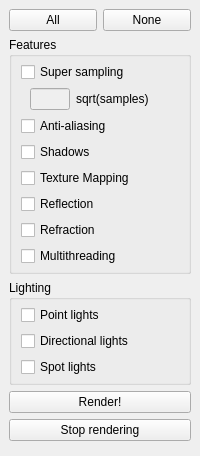
  <widget class="QDockWidget" name="rayDock">
   <property name="windowTitle">
    <string>Ray</string>
   </property>
   <attribute name="dockWidgetArea">
    <number>1</number>
   </attribute>
   <widget class="QWidget" name="rayDockContents">
    <layout class="QVBoxLayout" name="verticalLayout_4">
     <item>
      <widget class="QWidget" name="rayAllOrNone" native="true">
       <layout class="QHBoxLayout" name="horizontalLayout">
        <property name="leftMargin">
         <number>0</number>
        </property>
        <property name="topMargin">
         <number>0</number>
        </property>
        <property name="rightMargin">
         <number>0</number>
        </property>
        <property name="bottomMargin">
         <number>0</number>
        </property>
        <item>
         <widget class="QPushButton" name="rayAllButton">
          <property name="text">
           <string>All</string>
          </property>
         </widget>
        </item>
        <item>
         <widget class="QPushButton" name="rayNoneButton">
          <property name="text">
           <string>None</string>
          </property>
         </widget>
        </item>
       </layout>
      </widget>
     </item>
     <item>
      <widget class="QGroupBox" name="rayFeatures">
       <property name="title">
        <string>Features</string>
       </property>
       <layout class="QVBoxLayout" name="verticalLayout_11">
        <property name="topMargin">
         <number>5</number>
        </property>
        <property name="bottomMargin">
         <number>5</number>
        </property>
        <item>
         <widget class="QCheckBox" name="raySuperSamping">
          <property name="text">
           <string>Super sampling</string>
          </property>
         </widget>
        </item>
        <item>
         <widget class="QWidget" name="raySuperSamples" native="true">
          <property name="sizePolicy">
           <sizepolicy hsizetype="Preferred" vsizetype="Preferred">
            <horstretch>0</horstretch>
            <verstretch>0</verstretch>
           </sizepolicy>
          </property>
          <layout class="QGridLayout" name="gridLayout_7">
           <property name="topMargin">
            <number>0</number>
           </property>
           <property name="bottomMargin">
            <number>0</number>
           </property>
           <property name="horizontalSpacing">
            <number>6</number>
           </property>
           <item row="1" column="1">
            <widget class="QLabel" name="raySuperSamplesLabel">
             <property name="sizePolicy">
              <sizepolicy hsizetype="Preferred" vsizetype="Preferred">
               <horstretch>0</horstretch>
               <verstretch>0</verstretch>
              </sizepolicy>
             </property>
             <property name="text">
              <string>sqrt(samples)</string>
             </property>
            </widget>
           </item>
           <item row="1" column="0">
            <widget class="QLineEdit" name="raySuperSamplesTextbox">
             <property name="enabled">
              <bool>false</bool>
             </property>
             <property name="sizePolicy">
              <sizepolicy hsizetype="Expanding" vsizetype="Fixed">
               <horstretch>0</horstretch>
               <verstretch>0</verstretch>
              </sizepolicy>
             </property>
             <property name="minimumSize">
              <size>
               <width>40</width>
               <height>0</height>
              </size>
             </property>
             <property name="maximumSize">
              <size>
               <width>40</width>
               <height>16777215</height>
              </size>
             </property>
             <property name="text">
              <string/>
             </property>
            </widget>
           </item>
          </layout>
         </widget>
        </item>
        <item>
         <widget class="QCheckBox" name="rayAntiAliasing">
          <property name="text">
           <string>Anti-aliasing</string>
          </property>
         </widget>
        </item>
        <item>
         <widget class="QCheckBox" name="rayShadows">
          <property name="text">
           <string>Shadows</string>
          </property>
         </widget>
        </item>
        <item>
         <widget class="QCheckBox" name="rayTextureMapping">
          <property name="text">
           <string>Texture Mapping</string>
          </property>
         </widget>
        </item>
        <item>
         <widget class="QCheckBox" name="rayReflection">
          <property name="text">
           <string>Reflection</string>
          </property>
         </widget>
        </item>
        <item>
         <widget class="QCheckBox" name="rayRefraction">
          <property name="text">
           <string>Refraction</string>
          </property>
         </widget>
        </item>
        <item>
         <widget class="QCheckBox" name="rayMultiThreading">
          <property name="text">
           <string>Multithreading</string>
          </property>
         </widget>
        </item>
       </layout>
      </widget>
     </item>
     <item>
      <widget class="QGroupBox" name="rayLighting">
       <property name="title">
        <string>Lighting</string>
       </property>
       <layout class="QVBoxLayout" name="verticalLayout_9">
        <property name="topMargin">
         <number>5</number>
        </property>
        <property name="bottomMargin">
         <number>5</number>
        </property>
        <item>
         <widget class="QCheckBox" name="rayPointLights">
          <property name="text">
           <string>Point lights</string>
          </property>
         </widget>
        </item>
        <item>
         <widget class="QCheckBox" name="rayDirectionalLights">
          <property name="text">
           <string>Directional lights</string>
          </property>
         </widget>
        </item>
        <item>
         <widget class="QCheckBox" name="raySpotLights">
          <property name="text">
           <string>Spot lights</string>
          </property>
         </widget>
        </item>
       </layout>
      </widget>
     </item>
     <item>
      <widget class="QPushButton" name="rayRenderButton">
       <property name="text">
        <string>Render!</string>
       </property>
      </widget>
     </item>
     <item>
      <widget class="QPushButton" name="rayStopRenderingButton">
       <property name="text">
        <string>Stop rendering</string>
       </property>
      </widget>
     </item>
     <item>
      <widget class="QWidget" name="rayDockEmptySpace" native="true">
       <property name="sizePolicy">
        <sizepolicy hsizetype="Preferred" vsizetype="Expanding">
         <horstretch>0</horstretch>
         <verstretch>0</verstretch>
        </sizepolicy>
       </property>
      </widget>
     </item>
    </layout>
   </widget>
  </widget>
